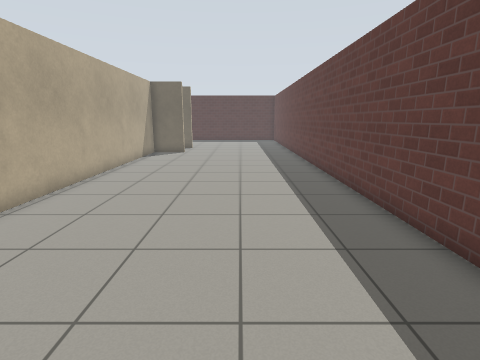
view 1 (above)

19 first-person views from a walk through a world built for the Gazebo simulator. The camera is 1.2 m above the floor, tilts 12° down and sees 80° across. The floor is counted in squares, 0.5 m on a side. Each view is taken from the middle of a square. On the plan, view 1 faces up. The plan holds only what a view shows up to about 18 squares ahead; the rest is blank. The place goes on beyond the plan. Simple patterns stand in for the simulator's built-in surfaces.

view 2
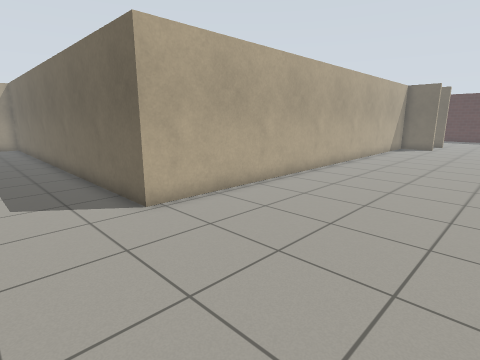

view 3
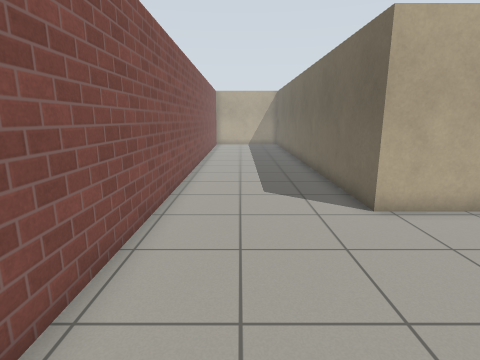

view 4
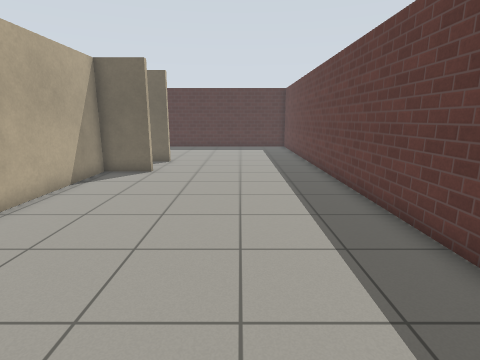

view 5
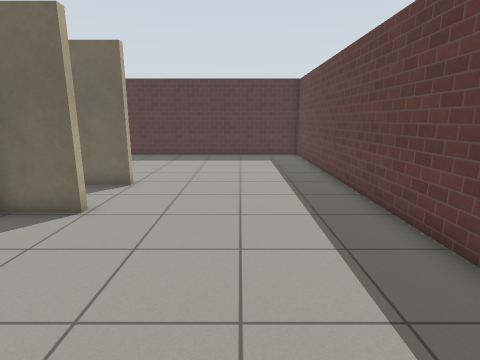

view 6
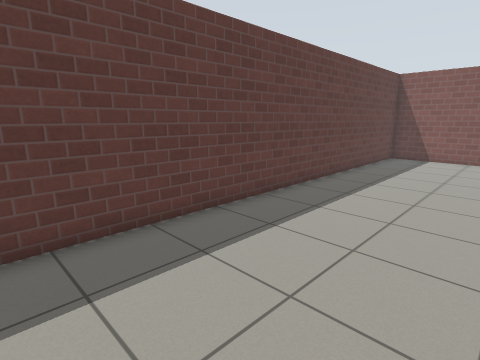

view 7
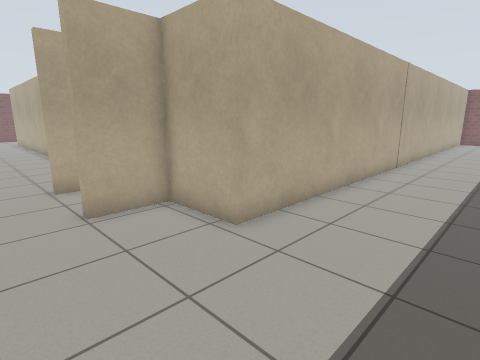

view 8
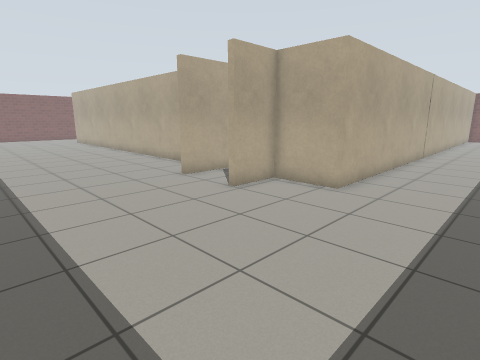

view 9
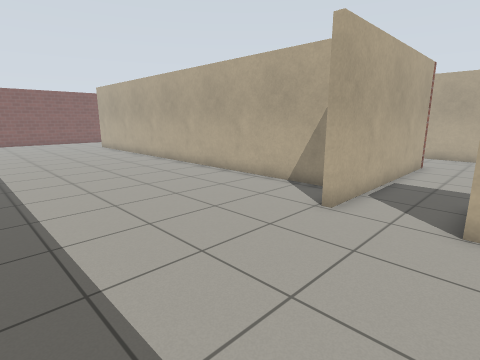

view 10
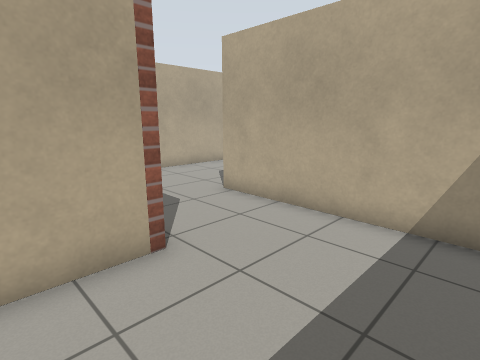

view 11
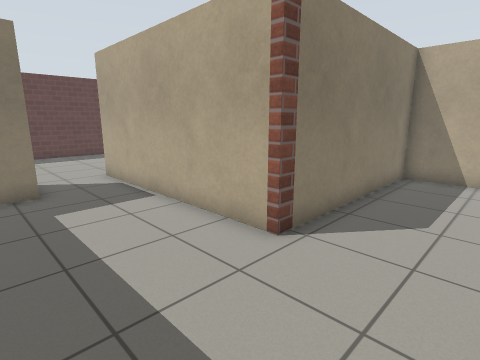

view 12
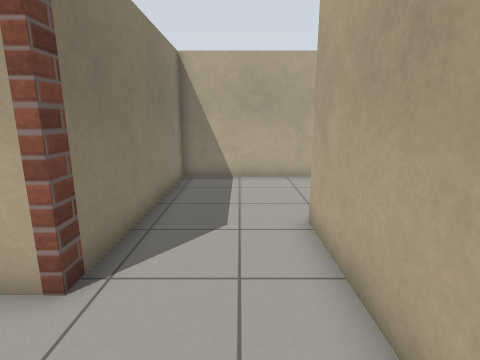

view 13
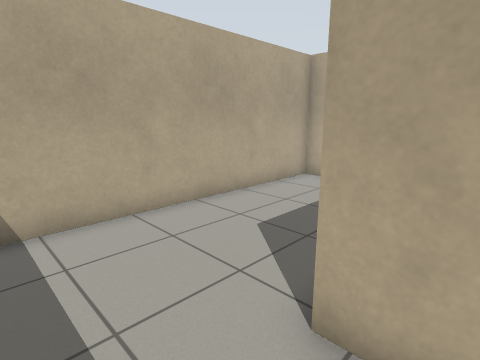

view 14
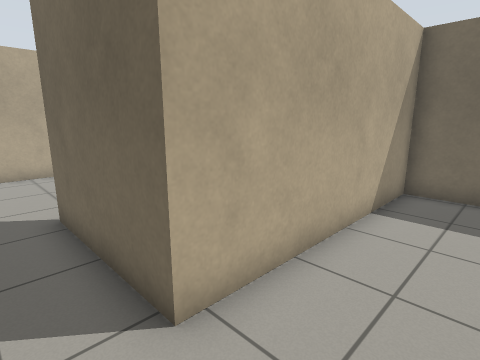

view 15
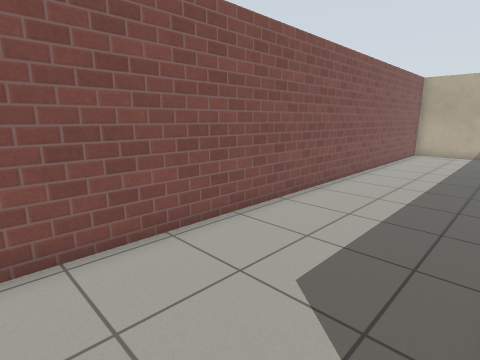

view 16
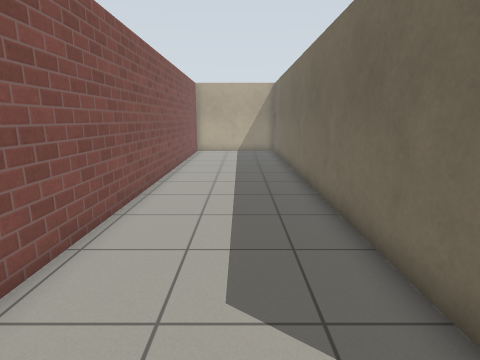

view 17
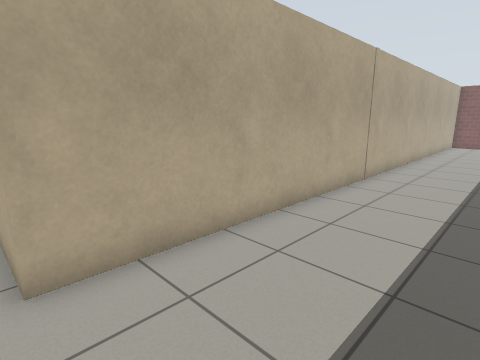

view 18
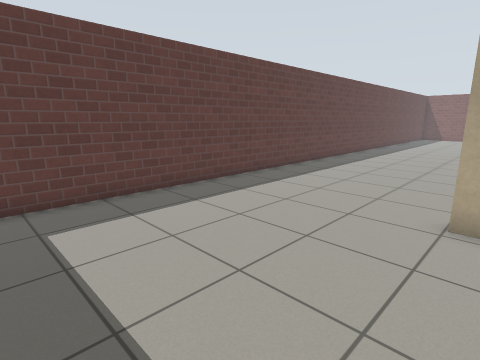

view 19
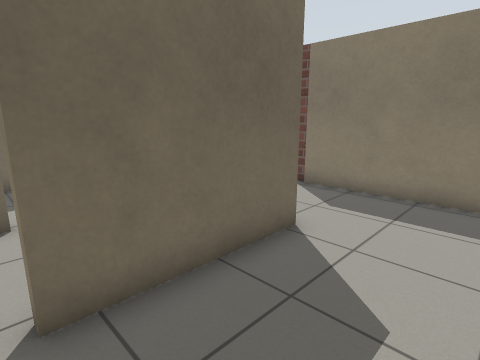

### Floor plan
Points are (right, up) in squares from view 1. A wall is a line through its corners. A room is listed if a view was taken in it or the views show most of it. See-through windows are left out.
Room 1 (views 1, 2, 3, 4, 5, 6, 7, 8, 9, 15, 16, 17, 18)
walls: (-4, 21.1) (-6.3, 21.1) (-6.3, -1.4) (-23.5, -1.4); (-23.5, 27.5) (-6.4, 27.5) (-6.3, 24.7) (-4.1, 24.7) (-4.1, 24.4); (-23.5, -7.3) (3.9, -7.3) (3.9, 32.5)
ways out: opening at (-4.5, 22.5) to room 2
Room 2 (views 10, 11, 12)
walls: (-13.6, 21.4) (-4.1, 21.4); (-6.7, 24.2) (-6.7, 25.4); (-15.6, 27.2) (-17.6, 27.2) (-17.6, 22.5); (-4.1, 24.4) (-5.7, 24.4)
ways out: opening at (-4.5, 22.5) to room 1; opening at (-16, 21.7) to room 3
Room 3 (views 13, 14, 19)
walls: (-17.6, 22.5) (-17.6, 18.5) (-22.7, 18.5); (-23.5, 13.1) (-13.6, 13.1) (-13.6, 21.4)
ways out: opening at (-16, 21.7) to room 2; opening at (-23, 19)

Where each view was taken, in squares from view 1:
view 1: 0 up, 0 right, facing up
view 2: 5 down, 1 right, facing up-left
view 3: 5 down, 1 right, facing left
view 4: 8 up, 0 right, facing up
view 5: 14 up, 0 right, facing up
view 6: 12 up, 2 left, facing down-right
view 7: 32 up, 2 left, facing down-left
view 8: 32 up, 3 right, facing down-left
view 9: 25 up, 3 right, facing down-left
view 10: 26 up, 11 left, facing down-left
view 11: 26 up, 17 left, facing down-right
view 12: 25 up, 16 left, facing down
view 13: 20 up, 15 left, facing down-left
view 14: 17 up, 15 left, facing up-left
view 15: 2 down, 5 left, facing down-left
view 16: 4 down, 5 left, facing left
view 17: 32 up, 6 left, facing down-left
view 18: 32 up, 5 left, facing down-right
view 19: 15 up, 23 left, facing up-right
